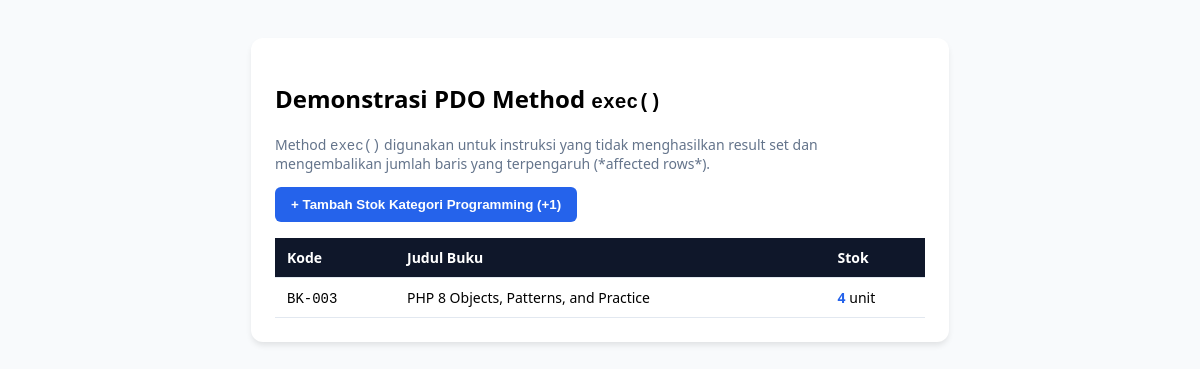
Screenshot of /starter/02_exec_dml.php with the database file from the repository.
### tables this page shows
CREATE TABLE IF NOT EXISTS `koleksi_buku` (
    `id` INT AUTO_INCREMENT PRIMARY KEY,
    `kode_buku` VARCHAR(20) NOT NULL UNIQUE,
    `judul` VARCHAR(150) NOT NULL,
    `penulis` VARCHAR(100) NOT NULL,
    `kategori` VARCHAR(50) NOT NULL,
    `stok` INT NOT NULL DEFAULT 0,
    `tahun_terbit` INT NOT NULL
);

### starter/02_exec_dml.php (the view, shortened to what this page needs)
<?php
$dsn = "mysql:host=127.0.0.1;dbname=pemrograman_lanjut;charset=utf8mb4";
$username = "root";
$password = "";
$options = [
    PDO::ATTR_ERRMODE            => PDO::ERRMODE_EXCEPTION,
    PDO::ATTR_DEFAULT_FETCH_MODE => PDO::FETCH_ASSOC,
];
try {
    $pdo = new PDO($dsn, $username, $password, $options);
    $stmt = $pdo->query("SELECT kode_buku, judul, kategori, stok FROM koleksi_buku WHERE kategori = 'Programming'");
    $bukuList = $stmt->fetchAll();
} catch (PDOException $e) {
    $pesan = "Error: " . $e->getMessage();
}
?>
<!DOCTYPE html>
<html lang="id">
<head>
</head>
<body>
    <div class="card">
        <h2>Demonstrasi PDO Method <code>exec()</code></h2>
        <p style="color: #64748b; font-size: 14px;">Method <code>exec()</code> digunakan untuk instruksi yang tidak menghasilkan result set dan mengembalikan jumlah baris yang terpengaruh (*affected rows*).</p>
        <form method="POST">
            <button type="submit" name="tambah_stok">+ Tambah Stok Kategori Programming (+1)</button>
        </form>
        <table>
            <thead>
                <tr>
                    <th>Kode</th>
                    <th>Judul Buku</th>
                    <th>Stok</th>
                </tr>
            </thead>
            <tbody>
                <?php foreach ($bukuList as $b): ?>
                    <tr>
                        <td><code><?= htmlspecialchars($b['kode_buku']) ?></code></td>
                        <td><?= htmlspecialchars($b['judul']) ?></td>
                        <td><strong style="color: #2563eb;"><?= $b['stok'] ?></strong> unit</td>
                    </tr>
                <?php endforeach; ?>
            </tbody>
        </table>
    </div>
</body>
</html>

### starter/02_exec_dml.php (style rules this page uses)
body { font-family: 'Segoe UI', sans-serif; background: #f8fafc; padding: 30px; }
.card { max-width: 650px; margin: 0 auto; background: white; border-radius: 12px; padding: 24px; box-shadow: 0 4px 6px -1px rgba(0,0,0,0.1); }
table { width: 100%; border-collapse: collapse; margin-top: 16px; }
th, td { padding: 10px 12px; border-bottom: 1px solid #e2e8f0; text-align: left; font-size: 14px; }
th { background: #0f172a; color: white; }
button { background: #2563eb; color: white; border: none; padding: 10px 16px; border-radius: 6px; cursor: pointer; font-weight: 600; }

### rows the page displays
koleksi_buku: kode_buku "BK-003", judul "PHP 8 Objects, Patterns, and Practice", stok "4"
